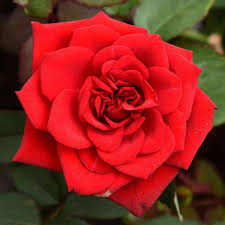
#> input picture images/rose.jpeg, 225 x 225 px
$ jupyter execute '11_Canny edge detetction.ipynb'
#> lines starting #> are read from the running program, lines starting #| are printed output that depends on the picture
[cell 1]
#11) Canny edge detetction algorithm

import cv2
import matplotlib.pyplot as plt

# Read the image
img = cv2.imread("images/rose.jpeg")
#> img is the input picture: shape (225, 225, 3); mean B, G, R 30.8, 37.2, 145.3

# Convert the image to grayscale
gray_img = cv2.cvtColor(img, cv2.COLOR_BGR2GRAY)
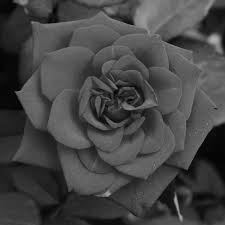
#> gray_img: shape (225, 225); min 0, max 177, mean 68.8

# Apply Gaussian Blur
blur_image = cv2.GaussianBlur(gray_img, (3, 3), 0)

# Apply Canny edge detection
edges = cv2.Canny(image=blur_image, threshold1=100, threshold2=200)
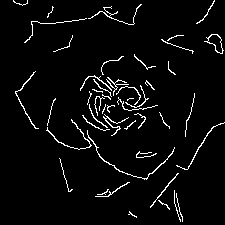
#> edges: shape (225, 225); 4.1% white in thin lines or dots

# Display the results
plt.figure(figsize=(12, 6))

plt.subplot(131)
plt.title("Original Image")
plt.imshow(cv2.cvtColor(img, cv2.COLOR_BGR2RGB))
plt.axis("off")

plt.subplot(132)
plt.title("Blurred Image")
plt.imshow(blur_image, cmap="gray")
plt.axis("off")

plt.subplot(133)
plt.title("Canny Edge of Image")
plt.imshow(edges, cmap="gray")
plt.axis("off")

plt.tight_layout()
plt.show()
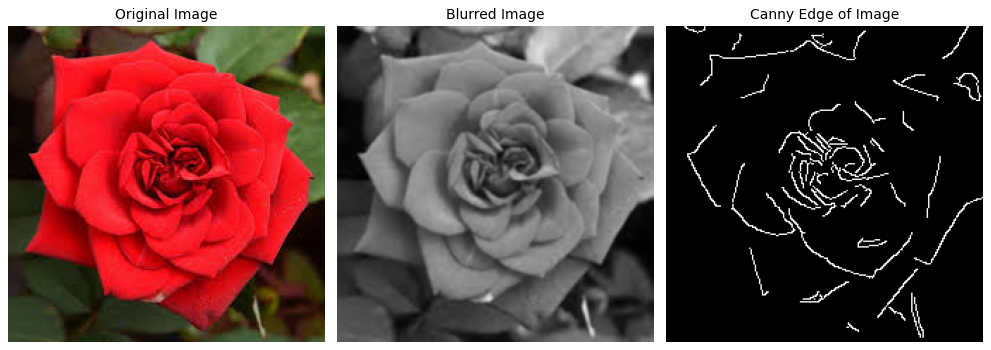
#> figure drawn by matplotlib, 3 panels
